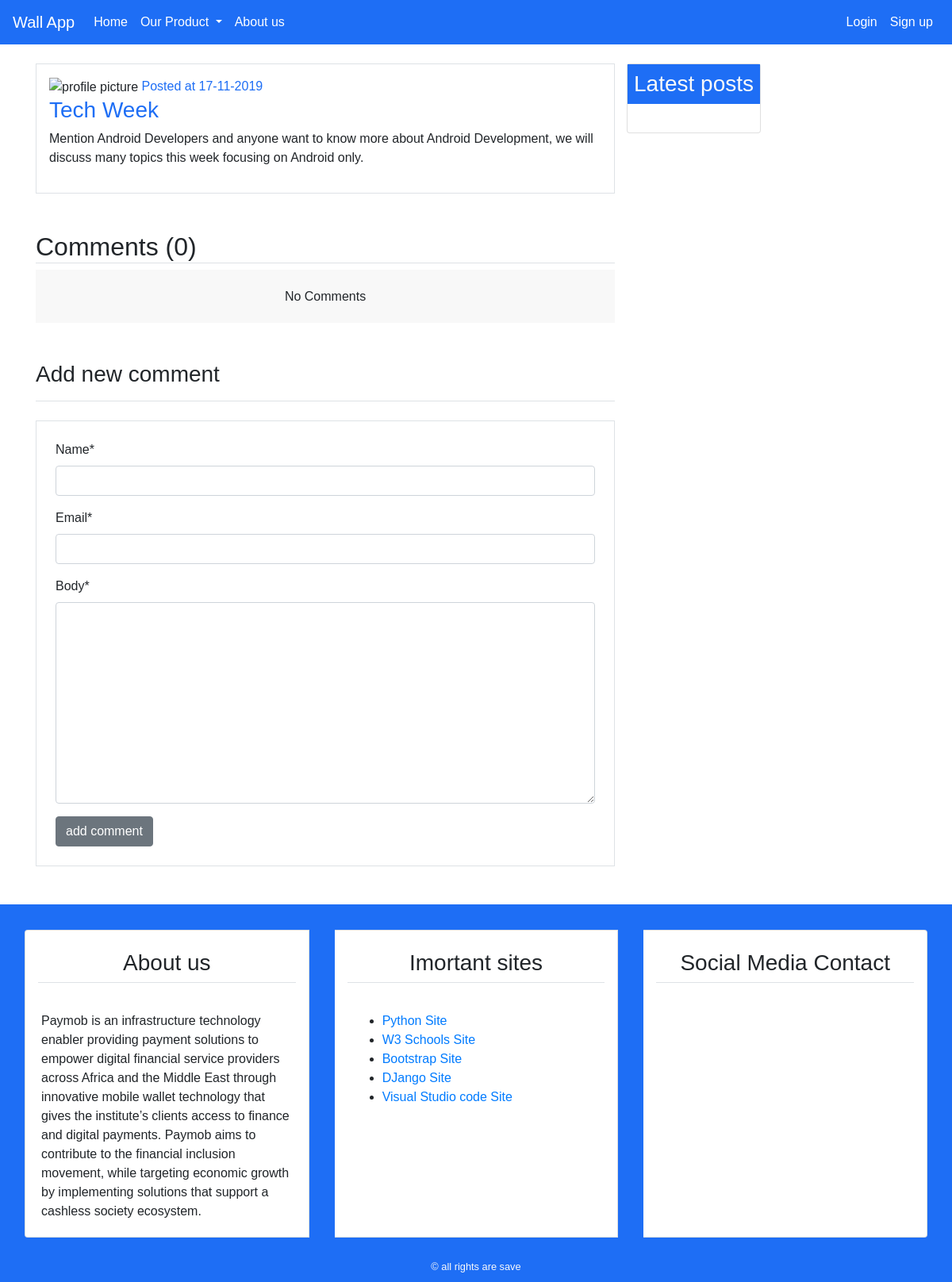
The page /detail/21/ on the database its author committed.
### blog/models.py (models this page shows, shortened)
class post(models.Model):
    title = models.CharField(max_length=100)
    content = models.TextField()
    post_date = models.DateTimeField(default=timezone.now)
    post_update = models.DateTimeField(auto_now=True)
    author = models.ForeignKey(User, on_delete=models.CASCADE)
    def __str__(self):
        return self.title
    class Meta:
        ordering = ('-post_date',)

### blog/views.py (the view)
# urls.py: path('detail/<int:post_id>/',views.post_detail , name='detail'),
def post_detail(request , post_id):
    posts = get_object_or_404(post,pk=post_id)
    comments = posts.comments.filter(active = True)
    if request.method == 'POST':
        comment_form = NewComment(data=request.POST)
        if comment_form.is_valid():
            new_comment = comment_form.save(commit=False)
            new_comment.posts = posts
            new_comment.save()
            comment_form = NewComment()
    else:
        comment_form = NewComment()
    context = {
        'title':posts,
        'post':posts,
        'comments':comments,
        'comment_form' : comment_form,
    }
    return render(request , 'blog/detail.html', context)

### blog/forms.py
class NewComment(forms.ModelForm):
    class Meta:
        model = comment
        fields = ('name' , 'email' , 'body')

### blog/templates/blog/detail.html (shortened to what this page needs)
{% extends 'blog/base.html' %}
{% block content %}
{% load crispy_forms_tags %}
    <div class="border p-3 mb-3">
        <img class "img-fluid rounded-circle border m-2" width="70px" src="https://encrypted-tbn0.gstatic.com/images?q=tbn:ANd9GcSk_D0cVIucjIvQ_Iz5cQpRqL5l_omwNyeuetS6E-Ih88_7ZJrgNw&s" alt="profile picture">
        <span class="color-Secondary">Posted at {{post.post_date | date:'d-m-Y'}}</span>
        <h3 class="color-Secondary">{{post.title}}</h3>
        <p>{{post.content}}</p>
    </div>
<h2 class="border-bottom mt-5">Comments ({{comments.count}})</h2>
    {% for comment in comments %}
    <ul class="p-3 comment">
        <h6 class="border-bottom p-2">({{comment.name}}) <span class="text-secondary">{{comment.comment_date|date:'d-m-Y'}}</span></h6>
        {{comment.body}}
    </ul>
    {% empty %}
    <h6 class="text-center p-4 comment">No Comments</h6>
    {% endfor %}
    <h3 class="border-bottom pb-3 mb-3 mt-5">Add new comment</h3>
    <div class="border p-4 mb-5 mt-4">
        <form method="POST">
            {{comment_form|crispy}}
            <input class="btn btn-secondary " type="submit" value="add comment">
        </form>
    </div>
{% endblock content %}

### blog/static/blog/css/main.css (style rules this page uses)
body { font-family: 'Tajawal',sans-serif; }
.color-Secondary { color: #1E6EF5 !important; }
.comment { background-color: #f8f8f8; border: px dashed #CCC; }

### rows shown on the page
post: post_date "17-11-2019", title "Tech Week", content "Mention Android Developers and anyone want to know more about Android Development, we will discuss many topics this week focusing on Android only."

### other values the page prints
{{ comments.count }} "0"
